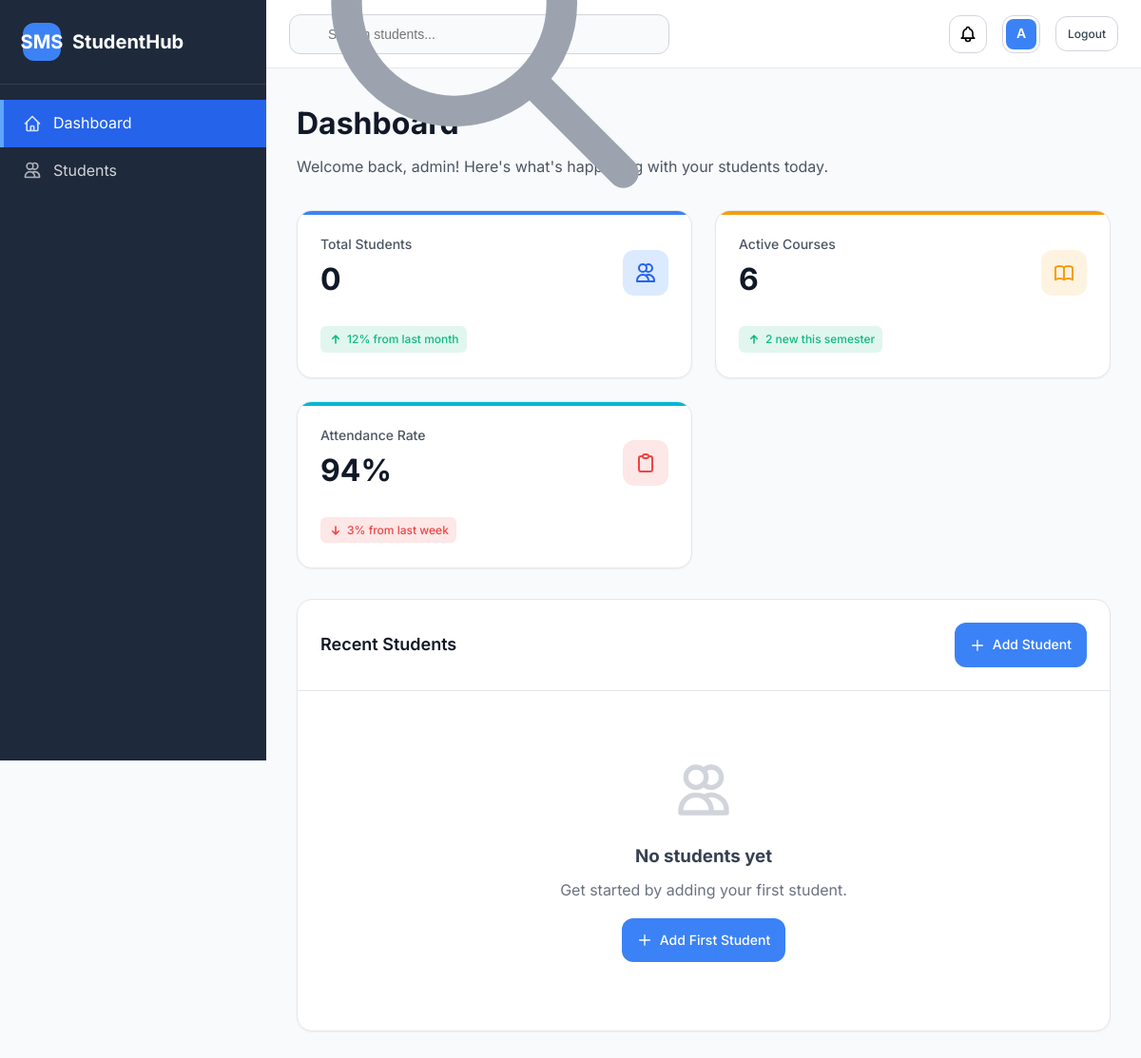
The page /dashboard (signed in) on the database as committed earlier.
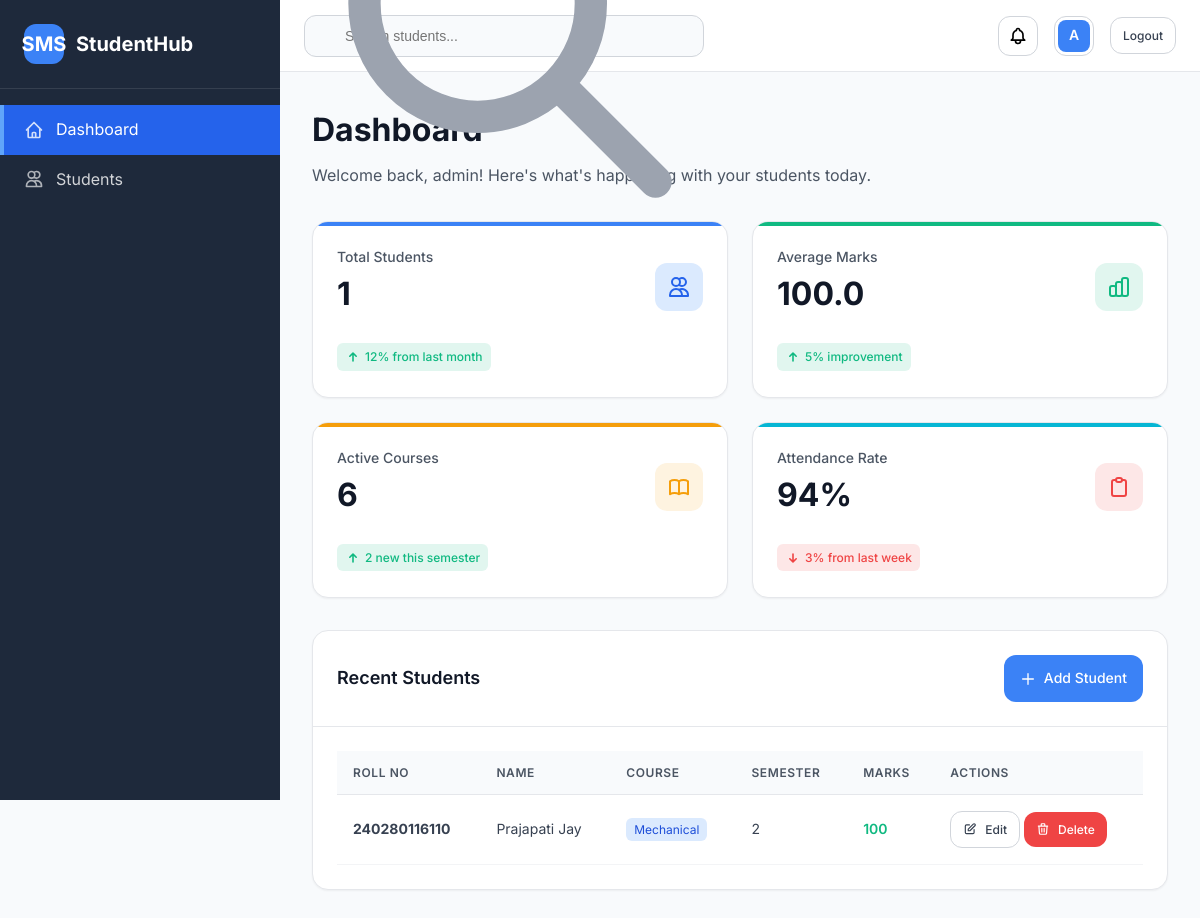
The same page on the database as committed later.
### tables this page shows
CREATE TABLE students (
            id INTEGER PRIMARY KEY AUTOINCREMENT,
            roll_no TEXT NOT NULL UNIQUE,
            name TEXT NOT NULL,
            course TEXT NOT NULL,
            semester INTEGER NOT NULL,
            marks INTEGER NOT NULL
        );

### app.py (the view)
@app.route('/dashboard')
@login_required
def dashboard():
    search = request.args.get('search', '')
    conn = get_db_connection()
    if search:
        students = conn.execute('''
            SELECT * FROM students
            WHERE roll_no LIKE ? OR name LIKE ?
            ORDER BY roll_no
        ''', (f'%{search}%', f'%{search}%')).fetchall()
    else:
        students = conn.execute('SELECT * FROM students ORDER BY roll_no').fetchall()
    conn.close()
    return render_template('dashboard.html', students=students, search=search)

### app.py (called while the page is built)
def get_db_connection():
    conn = sqlite3.connect('student_management.db')
    conn.row_factory = sqlite3.Row
    return conn

def login_required(f):
    @wraps(f)
    def decorated_function(*args, **kwargs):
        if 'logged_in' not in session:
            return redirect(url_for('login'))
        return f(*args, **kwargs)
    return decorated_function

### templates/dashboard.html (shortened to what this page needs)
<!DOCTYPE html>
<html lang="en">
<head>
    <link rel="stylesheet" href="{{ url_for('static', filename='css/style.css') }}">
</head>
<body>
    <div class="app-container">
        <aside class="sidebar">
            <div class="sidebar-header">
                <a href="{{ url_for('dashboard') }}" class="sidebar-logo">
                    <div class="sidebar-logo-icon">SMS</div>
                    <span>StudentHub</span>
                </a>
            </div>
            <nav class="sidebar-nav">
                <a href="{{ url_for('dashboard') }}" class="nav-item active">
                    <svg class="nav-icon" fill="none" stroke="currentColor" viewBox="0 0 24 24">
                        <path stroke-linecap="round" stroke-linejoin="round" stroke-width="2" d="M3 12l2-2m0 0l7-7 7 7M5 10v10a1 1 0 001 1h3m10-11l2 2m-2-2v10a1 1 0 01-1 1h-3m-6 0a1 1 0 001-1v-4a1 1 0 011-1h2a1 1 0 011 1v4a1 1 0 001 1m-6 0h6"></path>
                    </svg>
                    Dashboard
                </a>
                <a href="{{ url_for('dashboard') }}" class="nav-item">
                    <svg class="nav-icon" fill="none" stroke="currentColor" viewBox="0 0 24 24">
                        <path stroke-linecap="round" stroke-linejoin="round" stroke-width="2" d="M12 4.354a4 4 0 110 5.292M15 21H3v-1a6 6 0 0112 0v1zm0 0h6v-1a6 6 0 00-9-5.197M13 7a4 4 0 11-8 0 4 4 0 018 0z"></path>
                    </svg>
                    Students
                </a>
            </nav>
        </aside>
        <div class="main-content">
            <header class="topbar">
                <div class="topbar-left">
                    <div class="search-bar">
                        <svg class="search-icon" fill="none" stroke="currentColor" viewBox="0 0 24 24">
                            <path stroke-linecap="round" stroke-linejoin="round" stroke-width="2" d="M21 21l-6-6m2-5a7 7 0 11-14 0 7 7 0 0114 0z"></path>
                        </svg>
                        <form method="GET" action="{{ url_for('dashboard') }}" style="width: 100%;">
                            <input type="text" name="search" placeholder="Search students..."
                                   value="{{ search }}" class="search-input">
                        </form>
                    </div>
                </div>
                <div class="topbar-right">
                    <button class="notification-btn">
                    </button>
                    <div class="user-menu">
                        <div class="user-avatar">{{ session.username[0]|upper }}</div>
                    </div>
                    <a href="{{ url_for('logout') }}" class="btn btn-secondary btn-sm">Logout</a>
                </div>
            </header>
            <main class="page-content">
                <div class="page-header">
                    <h1 class="page-title">Dashboard</h1>
                    <p class="page-subtitle">Welcome back, {{ session.username }}! Here's what's happening with your students today.</p>
                </div>
                <div class="stats-grid">
                    <div class="stat-card">
                        <div class="stat-header">
                            <div>
                                <div class="stat-title">Total Students</div>
                                <div class="stat-value">{{ students|length }}</div>
                            </div>
                            <div class="stat-icon primary">
                                <svg width="24" height="24" fill="none" stroke="currentColor" viewBox="0 0 24 24">
                                    <path stroke-linecap="round" stroke-linejoin="round" stroke-width="2" d="M12 4.354a4 4 0 110 5.292M15 21H3v-1a6 6 0 0112 0v1zm0 0h6v-1a6 6 0 00-9-5.197M13 7a4 4 0 11-8 0 4 4 0 018 0z"></path>
                                </svg>
                            </div>
                        </div>
                        <div class="stat-change positive">
                            <svg width="16" height="16" fill="currentColor" viewBox="0 0 20 20">
                                <path fill-rule="evenodd" d="M5.293 9.707a1 1 0 010-1.414l4-4a1 1 0 011.414 0l4 4a1 1 0 01-1.414 1.414L11 7.414V15a1 1 0 11-2 0V7.414L6.707 9.707a1 1 0 01-1.414 0z" clip-rule="evenodd"></path>
                            </svg>
                            12% from last month
                        </div>
                    </div>
                    {% if students %}
                        {% set total_marks = students|sum(attribute='marks') %}
                        {% set avg_marks = (total_marks / students|length)|round(2) %}
                        <div class="stat-card success">
                            <div class="stat-header">
                                <div>
                                    <div class="stat-title">Average Marks</div>
                                    <div class="stat-value">{{ avg_marks }}</div>
                                </div>
                                <div class="stat-icon success">
                                </div>
                            </div>
                            <div class="stat-change positive">
                                <svg width="16" height="16" fill="currentColor" viewBox="0 0 20 20">
                                    <path fill-rule="evenodd" d="M5.293 9.707a1 1 0 010-1.414l4-4a1 1 0 011.414 0l4 4a1 1 0 01-1.414 1.414L11 7.414V15a1 1 0 11-2 0V7.414L6.707 9.707a1 1 0 01-1.414 0z" clip-rule="evenodd"></path>
                                </svg>
                                5% improvement
                            </div>
                        </div>
                    {% endif %}
                    <div class="stat-card warning">
                        <div class="stat-header">
                            <div>
                                <div class="stat-title">Active Courses</div>
                                <div class="stat-value">6</div>
                            </div>
                            <div class="stat-icon warning">
                            </div>
                        </div>
                        <div class="stat-change positive">
                            <svg width="16" height="16" fill="currentColor" viewBox="0 0 20 20">
                                <path fill-rule="evenodd" d="M5.293 9.707a1 1 0 010-1.414l4-4a1 1 0 011.414 0l4 4a1 1 0 01-1.414 1.414L11 7.414V15a1 1 0 11-2 0V7.414L6.707 9.707a1 1 0 01-1.414 0z" clip-rule="evenodd"></path>
                            </svg>
                            2 new this semester
                        </div>
                    </div>
                    <div class="stat-card info">
                        <div class="stat-header">
                            <div>
                                <div class="stat-title">Attendance Rate</div>
                                <div class="stat-value">94%</div>
                            </div>
                            <div class="stat-icon error">
                                <svg width="24" height="24" fill="none" stroke="currentColor" viewBox="0 0 24 24">
                                    <path stroke-linecap="round" stroke-linejoin="round" stroke-width="2" d="M9 5H7a2 2 0 00-2 2v12a2 2 0 002 2h10a2 2 0 002-2V7a2 2 0 00-2-2h-2M9 5a2 2 0 002 2h2a2 2 0 002-2M9 5a2 2 0 012-2h2a2 2 0 012 2"></path>
                                </svg>
                            </div>
                        </div>
                        <div class="stat-change negative">
                            <svg width="16" height="16" fill="currentColor" viewBox="0 0 20 20">
                                <path fill-rule="evenodd" d="M14.707 10.293a1 1 0 010 1.414l-4 4a1 1 0 01-1.414 0l-4-4a1 1 0 111.414-1.414L9 12.586V5a1 1 0 012 0v7.586l2.293-2.293a1 1 0 011.414 0z" clip-rule="evenodd"></path>
                            </svg>
                            3% from last week
                        </div>
                    </div>
                </div>
                <div class="content-card animate-in">
                    <div class="card-header">
                        <h2 class="card-title">Recent Students</h2>
                        <a href="{{ url_for('add_student') }}" class="btn btn-primary">
                            <svg width="16" height="16" fill="none" stroke="currentColor" viewBox="0 0 24 24">
                                <path stroke-linecap="round" stroke-linejoin="round" stroke-width="2" d="M12 4v16m8-8H4"></path>
                            </svg>
                            Add Student
                        </a>
                    </div>
                    <div class="card-body">
                        {% if students %}
                            <table class="data-table">
                                <thead>
                                    <tr>
                                        <th>Roll No</th>
                                        <th>Name</th>
                                        <th>Course</th>
                                        <th>Semester</th>
                                        <th>Marks</th>
                                        <th>Actions</th>
                                    </tr>
                                </thead>
                                <tbody>
                                    {% for student in students %}
                                        <tr>
                                            <td><strong>{{ student.roll_no }}</strong></td>
                                            <td>{{ student.name }}</td>
                                            <td>
                                                <span class="badge" style="background: var(--primary-100); color: var(--primary-700); padding: 4px 8px; border-radius: var(--radius-sm); font-size: 0.75rem;">
                                                    {{ student.course }}
                                                </span>
                                            </td>
                                            <td>{{ student.semester }}</td>
                                            <td>
                                                <span style="font-weight: 600; color: {{ 'var(--success)' if student.marks >= 60 else 'var(--warning)' if student.marks >= 40 else 'var(--error)' }}">
                                                    {{ student.marks }}
                                                </span>
                                            </td>
                                            <td>
                                                <a href="{{ url_for('edit_student', student_id=student.id) }}"
                                                   class="btn btn-secondary btn-sm">
                                                    <svg width="14" height="14" fill="none" stroke="currentColor" viewBox="0 0 24 24">
                                                        <path stroke-linecap="round" stroke-linejoin="round" stroke-width="2" d="M11 5H6a2 2 0 00-2 2v11a2 2 0 002 2h11a2 2 0 002-2v-5m-1.414-9.414a2 2 0 112.828 2.828L11.828 15H9v-2.828l8.586-8.586z"></path>
                                                    </svg>
                                                    Edit
                                                </a>
                                                <a href="{{ url_for('delete_student', student_id=student.id) }}"
                                                   class="btn btn-danger btn-sm"
                                                   onclick="return confirm('Are you sure you want to delete this student?')">
                                                    <svg width="14" height="14" fill="none" stroke="currentColor" viewBox="0 0 24 24">
                                                        <path stroke-linecap="round" stroke-linejoin="round" stroke-width="2" d="M19 7l-.867 12.142A2 2 0 0116.138 21H7.862a2 2 0 01-1.995-1.858L5 7m5 4v6m4-6v6m1-10V4a1 1 0 00-1-1h-4a1 1 0 00-1 1v3M4 7h16"></path>
                                                    </svg>
                                                    Delete
                                                </a>
                                            </td>
                                        </tr>
                                    {% endfor %}
                                </tbody>
                            </table>
                        {% else %}
                            <div style="text-align: center; padding: var(--space-12);">
                                <h3 style="color: var(--gray-700); margin-bottom: var(--space-2);">No students yet</h3>
                                <p style="color: var(--gray-500); margin-bottom: var(--space-4);">
                                    {% if search %}
                                        No results for "{{ search }}". Try a different search term.
                                    {% else %}
                                        Get started by adding your first student.
                                    {% endif %}
                                </p>
                                {% if not search %}
                                    <a href="{{ url_for('add_student') }}" class="btn btn-primary">
                                        <svg width="16" height="16" fill="none" stroke="currentColor" viewBox="0 0 24 24">
                                            <path stroke-linecap="round" stroke-linejoin="round" stroke-width="2" d="M12 4v16m8-8H4"></path>
                                        </svg>
                                        Add First Student
                                    </a>
                                {% endif %}
                            </div>
                        {% endif %}
                    </div>
                </div>
            </main>
        </div>
    </div>
</body>
</html>

Rows that differ between the two databases and show on the page:
added students: roll_no "240280116110", name "Prajapati Jay", course "Mechanical", semester "2", marks "100"
Other text that changed with them:
{{ students|length }}: "0" → "1"
{{ avg_marks }}: (not shown) → "100.0"
text no longer shown: "No students yet Get started by adding your first student. Add First Student"
text now shown: "Average Marks 5% improvement ROLL NO NAME COURSE SEMESTER MARKS ACTIONS"
